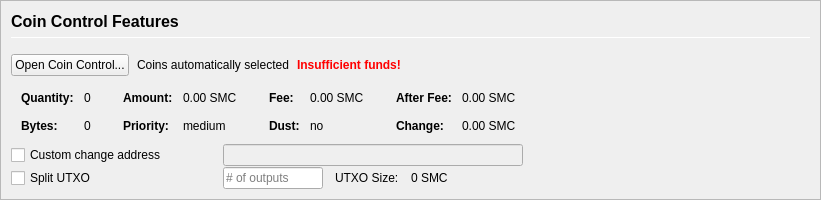
         <widget class="QFrame" name="frameCoinControl">
          <property name="sizePolicy">
           <sizepolicy hsizetype="Expanding" vsizetype="Expanding">
            <horstretch>0</horstretch>
            <verstretch>0</verstretch>
           </sizepolicy>
          </property>
          <property name="maximumSize">
           <size>
            <width>16777215</width>
            <height>16777215</height>
           </size>
          </property>
          <property name="frameShape">
           <enum>QFrame::StyledPanel</enum>
          </property>
          <property name="frameShadow">
           <enum>QFrame::Sunken</enum>
          </property>
          <layout class="QVBoxLayout" name="verticalLayoutCoinControl2">
           <property name="spacing">
            <number>0</number>
           </property>
           <property name="leftMargin">
            <number>0</number>
           </property>
           <property name="topMargin">
            <number>0</number>
           </property>
           <property name="rightMargin">
            <number>0</number>
           </property>
           <property name="bottomMargin">
            <number>0</number>
           </property>
           <item>
            <widget class="QFrame" name="frameCoinControl_BG">
             <layout class="QVBoxLayout" name="verticalLayoutCoinControl" stretch="0,0,0,0,0,0">
              <property name="spacing">
               <number>1</number>
              </property>
              <property name="leftMargin">
               <number>10</number>
              </property>
              <property name="topMargin">
               <number>10</number>
              </property>
              <item>
               <layout class="QHBoxLayout" name="horizontalLayoutCoinControl1">
                <property name="bottomMargin">
                 <number>15</number>
                </property>
                <item>
                 <layout class="QVBoxLayout" name="verticalLayout_3">
                  <property name="spacing">
                   <number>6</number>
                  </property>
                  <item>
                   <widget class="QLabel" name="labelCoinControlFeatures">
                    <property name="sizePolicy">
                     <sizepolicy hsizetype="Preferred" vsizetype="Maximum">
                      <horstretch>0</horstretch>
                      <verstretch>0</verstretch>
                     </sizepolicy>
                    </property>
                    <property name="minimumSize">
                     <size>
                      <width>0</width>
                      <height>20</height>
                     </size>
                    </property>
                    <property name="font">
                     <font>
                      <pointsize>12</pointsize>
                      <weight>75</weight>
                      <bold>true</bold>
                     </font>
                    </property>
                    <property name="styleSheet">
                     <string notr="true">font-weight:bold;</string>
                    </property>
                    <property name="text">
                     <string>Coin Control Features</string>
                    </property>
                   </widget>
                  </item>
                  <item>
                   <widget class="Line" name="line">
                    <property name="minimumSize">
                     <size>
                      <width>0</width>
                      <height>1</height>
                     </size>
                    </property>
                    <property name="maximumSize">
                     <size>
                      <width>16777215</width>
                      <height>1</height>
                     </size>
                    </property>
                    <property name="orientation">
                     <enum>Qt::Horizontal</enum>
                    </property>
                   </widget>
                  </item>
                 </layout>
                </item>
               </layout>
              </item>
              <item>
               <layout class="QHBoxLayout" name="horizontalLayoutCoinControl2" stretch="0,0,0,0">
                <property name="spacing">
                 <number>8</number>
                </property>
                <property name="bottomMargin">
                 <number>10</number>
                </property>
                <item>
                 <widget class="QPushButton" name="pushButtonCoinControl">
                  <property name="styleSheet">
                   <string notr="true"/>
                  </property>
                  <property name="text">
                   <string>Open Coin Control...</string>
                  </property>
                  <property name="autoDefault">
                   <bool>false</bool>
                  </property>
                 </widget>
                </item>
                <item>
                 <widget class="QLabel" name="labelCoinControlAutomaticallySelected">
                  <property name="text">
                   <string>Coins automatically selected</string>
                  </property>
                  <property name="margin">
                   <number>5</number>
                  </property>
                 </widget>
                </item>
                <item>
                 <widget class="QLabel" name="labelCoinControlInsuffFunds">
                  <property name="font">
                   <font>
                    <weight>75</weight>
                    <bold>true</bold>
                   </font>
                  </property>
                  <property name="styleSheet">
                   <string notr="true">color:red;font-weight:bold;</string>
                  </property>
                  <property name="text">
                   <string>Insufficient funds!</string>
                  </property>
                  <property name="margin">
                   <number>5</number>
                  </property>
                 </widget>
                </item>
                <item>
                 <spacer name="horizontalSpacerCoinControl">
                  <property name="orientation">
                   <enum>Qt::Horizontal</enum>
                  </property>
                  <property name="sizeHint" stdset="0">
                   <size>
                    <width>40</width>
                    <height>1</height>
                   </size>
                  </property>
                 </spacer>
                </item>
               </layout>
              </item>
              <item>
               <widget class="QWidget" name="widgetCoinControl" native="true">
                <property name="sizePolicy">
                 <sizepolicy hsizetype="Preferred" vsizetype="Preferred">
                  <horstretch>0</horstretch>
                  <verstretch>0</verstretch>
                 </sizepolicy>
                </property>
                <property name="minimumSize">
                 <size>
                  <width>0</width>
                  <height>0</height>
                 </size>
                </property>
                <property name="styleSheet">
                 <string notr="true"/>
                </property>
                <layout class="QHBoxLayout" name="horizontalLayoutCoinControl5">
                 <property name="leftMargin">
                  <number>0</number>
                 </property>
                 <property name="topMargin">
                  <number>0</number>
                 </property>
                 <property name="rightMargin">
                  <number>0</number>
                 </property>
                 <property name="bottomMargin">
                  <number>0</number>
                 </property>
                 <item>
                  <layout class="QHBoxLayout" name="horizontalLayoutCoinControl3" stretch="0,0,0,1">
                   <property name="spacing">
                    <number>20</number>
                   </property>
                   <property name="topMargin">
                    <number>0</number>
                   </property>
                   <property name="bottomMargin">
                    <number>10</number>
                   </property>
                   <item>
                    <layout class="QFormLayout" name="formLayoutCoinControl1">
                     <property name="horizontalSpacing">
                      <number>10</number>
                     </property>
                     <property name="verticalSpacing">
                      <number>14</number>
                     </property>
                     <property name="leftMargin">
                      <number>10</number>
                     </property>
                     <property name="topMargin">
                      <number>4</number>
                     </property>
                     <property name="rightMargin">
                      <number>6</number>
                     </property>
                     <item row="0" column="0">
                      <widget class="QLabel" name="labelCoinControlQuantityText">
                       <property name="font">
                        <font>
                         <weight>75</weight>
                         <bold>true</bold>
                        </font>
                       </property>
                       <property name="text">
                        <string>Quantity:</string>
                       </property>
                       <property name="margin">
                        <number>0</number>
                       </property>
                      </widget>
                     </item>
                     <item row="0" column="1">
                      <widget class="QLabel" name="labelCoinControlQuantity">
                       <property name="cursor">
                        <cursorShape>IBeamCursor</cursorShape>
                       </property>
                       <property name="contextMenuPolicy">
                        <enum>Qt::ActionsContextMenu</enum>
                       </property>
                       <property name="text">
                        <string notr="true">0</string>
                       </property>
                       <property name="margin">
                        <number>0</number>
                       </property>
                       <property name="textInteractionFlags">
                        <set>Qt::LinksAccessibleByMouse|Qt::TextSelectableByKeyboard|Qt::TextSelectableByMouse</set>
                       </property>
                      </widget>
                     </item>
                     <item row="1" column="0">
                      <widget class="QLabel" name="labelCoinControlBytesText">
                       <property name="font">
                        <font>
                         <weight>75</weight>
                         <bold>true</bold>
                        </font>
                       </property>
                       <property name="text">
                        <string>Bytes:</string>
                       </property>
                      </widget>
                     </item>
                     <item row="1" column="1">
                      <widget class="QLabel" name="labelCoinControlBytes">
                       <property name="cursor">
                        <cursorShape>IBeamCursor</cursorShape>
                       </property>
                       <property name="contextMenuPolicy">
                        <enum>Qt::ActionsContextMenu</enum>
                       </property>
                       <property name="text">
                        <string notr="true">0</string>
                       </property>
                       <property name="textInteractionFlags">
                        <set>Qt::LinksAccessibleByMouse|Qt::TextSelectableByKeyboard|Qt::TextSelectableByMouse</set>
                       </property>
                      </widget>
                     </item>
                    </layout>
                   </item>
                   <item>
                    <layout class="QFormLayout" name="formLayoutCoinControl2">
                     <property name="horizontalSpacing">
                      <number>10</number>
                     </property>
                     <property name="verticalSpacing">
                      <number>14</number>
                     </property>
                     <property name="leftMargin">
                      <number>6</number>
                     </property>
                     <property name="topMargin">
                      <number>4</number>
                     </property>
                     <property name="rightMargin">
                      <number>6</number>
                     </property>
                     <item row="0" column="0">
                      <widget class="QLabel" name="labelCoinControlAmountText">
                       <property name="font">
                        <font>
                         <weight>75</weight>
                         <bold>true</bold>
                        </font>
                       </property>
                       <property name="text">
                        <string>Amount:</string>
                       </property>
                       <property name="margin">
                        <number>0</number>
                       </property>
                      </widget>
                     </item>
                     <item row="0" column="1">
                      <widget class="QLabel" name="labelCoinControlAmount">
                       <property name="cursor">
                        <cursorShape>IBeamCursor</cursorShape>
                       </property>
                       <property name="contextMenuPolicy">
                        <enum>Qt::ActionsContextMenu</enum>
                       </property>
                       <property name="text">
                        <string notr="true">0.00 SMC</string>
                       </property>
                       <property name="textInteractionFlags">
                        <set>Qt::LinksAccessibleByMouse|Qt::TextSelectableByKeyboard|Qt::TextSelectableByMouse</set>
                       </property>
                      </widget>
                     </item>
                     <item row="1" column="0">
                      <widget class="QLabel" name="labelCoinControlPriorityText">
                       <property name="font">
                        <font>
                         <weight>75</weight>
                         <bold>true</bold>
                        </font>
                       </property>
                       <property name="text">
                        <string>Priority:</string>
                       </property>
                      </widget>
                     </item>
                     <item row="1" column="1">
                      <widget class="QLabel" name="labelCoinControlPriority">
                       <property name="cursor">
                        <cursorShape>IBeamCursor</cursorShape>
                       </property>
                       <property name="contextMenuPolicy">
                        <enum>Qt::ActionsContextMenu</enum>
                       </property>
                       <property name="text">
                        <string>medium</string>
                       </property>
                       <property name="textInteractionFlags">
                        <set>Qt::LinksAccessibleByMouse|Qt::TextSelectableByKeyboard|Qt::TextSelectableByMouse</set>
                       </property>
                      </widget>
                     </item>
                    </layout>
                   </item>
                   <item>
                    <layout class="QFormLayout" name="formLayoutCoinControl3">
                     <property name="horizontalSpacing">
                      <number>10</number>
                     </property>
                     <property name="verticalSpacing">
                      <number>14</number>
                     </property>
                     <property name="leftMargin">
                      <number>6</number>
                     </property>
                     <property name="topMargin">
                      <number>4</number>
                     </property>
                     <property name="rightMargin">
                      <number>6</number>
                     </property>
                     <item row="0" column="0">
                      <widget class="QLabel" name="labelCoinControlFeeText">
                       <property name="font">
                        <font>
                         <weight>75</weight>
                         <bold>true</bold>
                        </font>
                       </property>
                       <property name="text">
                        <string>Fee:</string>
                       </property>
                       <property name="margin">
                        <number>0</number>
                       </property>
                      </widget>
                     </item>
                     <item row="0" column="1">
                      <widget class="QLabel" name="labelCoinControlFee">
                       <property name="cursor">
                        <cursorShape>IBeamCursor</cursorShape>
                       </property>
                       <property name="contextMenuPolicy">
                        <enum>Qt::ActionsContextMenu</enum>
                       </property>
                       <property name="text">
                        <string notr="true">0.00 SMC</string>
                       </property>
                       <property name="textInteractionFlags">
                        <set>Qt::LinksAccessibleByMouse|Qt::TextSelectableByKeyboard|Qt::TextSelectableByMouse</set>
                       </property>
                      </widget>
                     </item>
                     <item row="1" column="0">
                      <widget class="QLabel" name="labelCoinControlLowOutputText">
                       <property name="font">
                        <font>
                         <weight>75</weight>
                         <bold>true</bold>
                        </font>
                       </property>
                       <property name="text">
                        <string>Dust:</string>
                       </property>
                      </widget>
                     </item>
                     <item row="1" column="1">
                      <widget class="QLabel" name="labelCoinControlLowOutput">
                       <property name="cursor">
                        <cursorShape>IBeamCursor</cursorShape>
                       </property>
                       <property name="contextMenuPolicy">
                        <enum>Qt::ActionsContextMenu</enum>
                       </property>
                       <property name="text">
                        <string>no</string>
                       </property>
                       <property name="textInteractionFlags">
                        <set>Qt::LinksAccessibleByMouse|Qt::TextSelectableByKeyboard|Qt::TextSelectableByMouse</set>
                       </property>
                      </widget>
                     </item>
                    </layout>
                   </item>
                   <item>
                    <layout class="QFormLayout" name="formLayoutCoinControl4">
                     <property name="horizontalSpacing">
                      <number>10</number>
                     </property>
                     <property name="verticalSpacing">
                      <number>14</number>
                     </property>
                     <property name="leftMargin">
                      <number>6</number>
                     </property>
                     <property name="topMargin">
                      <number>4</number>
                     </property>
                     <property name="rightMargin">
                      <number>6</number>
                     </property>
                     <item row="0" column="0">
                      <widget class="QLabel" name="labelCoinControlAfterFeeText">
                       <property name="font">
                        <font>
                         <weight>75</weight>
                         <bold>true</bold>
                        </font>
                       </property>
                       <property name="text">
                        <string>After Fee:</string>
                       </property>
                       <property name="margin">
                        <number>0</number>
                       </property>
                      </widget>
                     </item>
                     <item row="0" column="1">
                      <widget class="QLabel" name="labelCoinControlAfterFee">
                       <property name="cursor">
                        <cursorShape>IBeamCursor</cursorShape>
                       </property>
                       <property name="contextMenuPolicy">
                        <enum>Qt::ActionsContextMenu</enum>
                       </property>
                       <property name="text">
                        <string notr="true">0.00 SMC</string>
                       </property>
                       <property name="textInteractionFlags">
                        <set>Qt::LinksAccessibleByMouse|Qt::TextSelectableByKeyboard|Qt::TextSelectableByMouse</set>
                       </property>
                      </widget>
                     </item>
                     <item row="1" column="0">
                      <widget class="QLabel" name="labelCoinControlChangeText">
                       <property name="font">
                        <font>
                         <weight>75</weight>
                         <bold>true</bold>
                        </font>
                       </property>
                       <property name="text">
                        <string>Change:</string>
                       </property>
                      </widget>
                     </item>
                     <item row="1" column="1">
                      <widget class="QLabel" name="labelCoinControlChange">
                       <property name="cursor">
                        <cursorShape>IBeamCursor</cursorShape>
                       </property>
                       <property name="contextMenuPolicy">
                        <enum>Qt::ActionsContextMenu</enum>
                       </property>
                       <property name="text">
                        <string notr="true">0.00 SMC</string>
                       </property>
                       <property name="textInteractionFlags">
                        <set>Qt::LinksAccessibleByMouse|Qt::TextSelectableByKeyboard|Qt::TextSelectableByMouse</set>
                       </property>
                      </widget>
                     </item>
                    </layout>
                   </item>
                  </layout>
                 </item>
                </layout>
               </widget>
              </item>
              <item>
               <layout class="QHBoxLayout" name="horizontalLayoutCoinControl4">
                <property name="spacing">
                 <number>12</number>
                </property>
                <property name="sizeConstraint">
                 <enum>QLayout::SetDefaultConstraint</enum>
                </property>
                <property name="topMargin">
                 <number>0</number>
                </property>
                <property name="rightMargin">
                 <number>0</number>
                </property>
                <item>
                 <widget class="QCheckBox" name="checkBoxCoinControlChange">
                  <property name="sizePolicy">
                   <sizepolicy hsizetype="Preferred" vsizetype="Preferred">
                    <horstretch>0</horstretch>
                    <verstretch>0</verstretch>
                   </sizepolicy>
                  </property>
                  <property name="minimumSize">
                   <size>
                    <width>200</width>
                    <height>0</height>
                   </size>
                  </property>
                  <property name="maximumSize">
                   <size>
                    <width>200</width>
                    <height>16777215</height>
                   </size>
                  </property>
                  <property name="toolTip">
                   <string>If this is activated, but the change address is empty or invalid, change will be sent to a newly generated address.</string>
                  </property>
                  <property name="text">
                   <string>Custom change address</string>
                  </property>
                 </widget>
                </item>
                <item>
                 <widget class="QValidatedLineEdit" name="lineEditCoinControlChange">
                  <property name="enabled">
                   <bool>false</bool>
                  </property>
                  <property name="sizePolicy">
                   <sizepolicy hsizetype="Preferred" vsizetype="Preferred">
                    <horstretch>0</horstretch>
                    <verstretch>0</verstretch>
                   </sizepolicy>
                  </property>
                  <property name="minimumSize">
                   <size>
                    <width>300</width>
                    <height>0</height>
                   </size>
                  </property>
                 </widget>
                </item>
                <item>
                 <widget class="QLabel" name="labelCoinControlChangeLabel">
                  <property name="sizePolicy">
                   <sizepolicy hsizetype="Preferred" vsizetype="Preferred">
                    <horstretch>0</horstretch>
                    <verstretch>0</verstretch>
                   </sizepolicy>
                  </property>
                  <property name="minimumSize">
                   <size>
                    <width>100</width>
                    <height>0</height>
                   </size>
                  </property>
                  <property name="text">
                   <string/>
                  </property>
                  <property name="margin">
                   <number>3</number>
                  </property>
                 </widget>
                </item>
               </layout>
              </item>
              <item>
               <layout class="QHBoxLayout" name="horizontalLayoutCoinControl6">
                <property name="spacing">
                 <number>12</number>
                </property>
                <property name="rightMargin">
                 <number>0</number>
                </property>
                <item>
                 <widget class="QCheckBox" name="splitBlockCheckBox">
                  <property name="sizePolicy">
                   <sizepolicy hsizetype="Preferred" vsizetype="Preferred">
                    <horstretch>0</horstretch>
                    <verstretch>0</verstretch>
                   </sizepolicy>
                  </property>
                  <property name="minimumSize">
                   <size>
                    <width>200</width>
                    <height>0</height>
                   </size>
                  </property>
                  <property name="maximumSize">
                   <size>
                    <width>200</width>
                    <height>16777215</height>
                   </size>
                  </property>
                  <property name="text">
                   <string>Split UTXO</string>
                  </property>
                 </widget>
                </item>
                <item>
                 <widget class="QLineEdit" name="splitBlockLineEdit">
                  <property name="sizePolicy">
                   <sizepolicy hsizetype="Preferred" vsizetype="Preferred">
                    <horstretch>50</horstretch>
                    <verstretch>0</verstretch>
                   </sizepolicy>
                  </property>
                  <property name="minimumSize">
                   <size>
                    <width>100</width>
                    <height>0</height>
                   </size>
                  </property>
                  <property name="maximumSize">
                   <size>
                    <width>100</width>
                    <height>16777215</height>
                   </size>
                  </property>
                  <property name="placeholderText">
                   <string># of outputs</string>
                  </property>
                 </widget>
                </item>
                <item>
                 <widget class="QLabel" name="labelBlockSizeText">
                  <property name="text">
                   <string>UTXO Size:</string>
                  </property>
                 </widget>
                </item>
                <item>
                 <widget class="QLabel" name="labelBlockSize">
                  <property name="text">
                   <string>0 SMC</string>
                  </property>
                 </widget>
                </item>
                <item>
                 <spacer name="horizontalSpacer_7">
                  <property name="orientation">
                   <enum>Qt::Horizontal</enum>
                  </property>
                  <property name="sizeHint" stdset="0">
                   <size>
                    <width>40</width>
                    <height>20</height>
                   </size>
                  </property>
                 </spacer>
                </item>
               </layout>
              </item>
              <item>
               <spacer name="verticalSpacerCoinControl">
                <property name="orientation">
                 <enum>Qt::Vertical</enum>
                </property>
                <property name="sizeHint" stdset="0">
                 <size>
                  <width>800</width>
                  <height>1</height>
                 </size>
                </property>
               </spacer>
              </item>
             </layout>
            </widget>
           </item>
          </layout>
         </widget>
